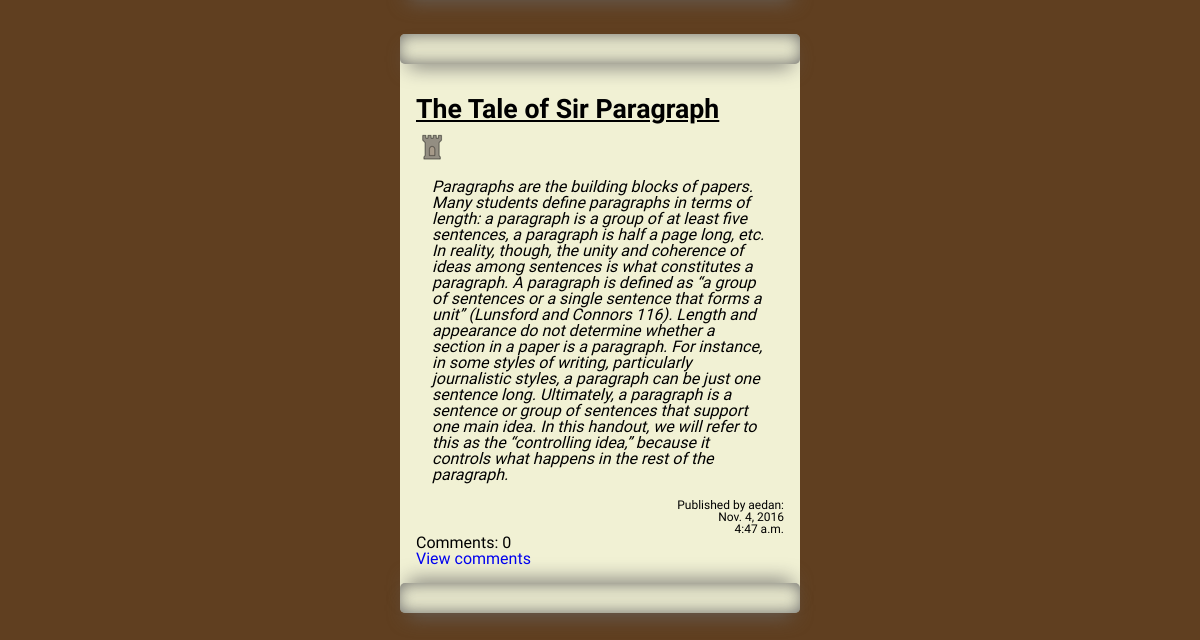
The app's page / (lower part), older data.
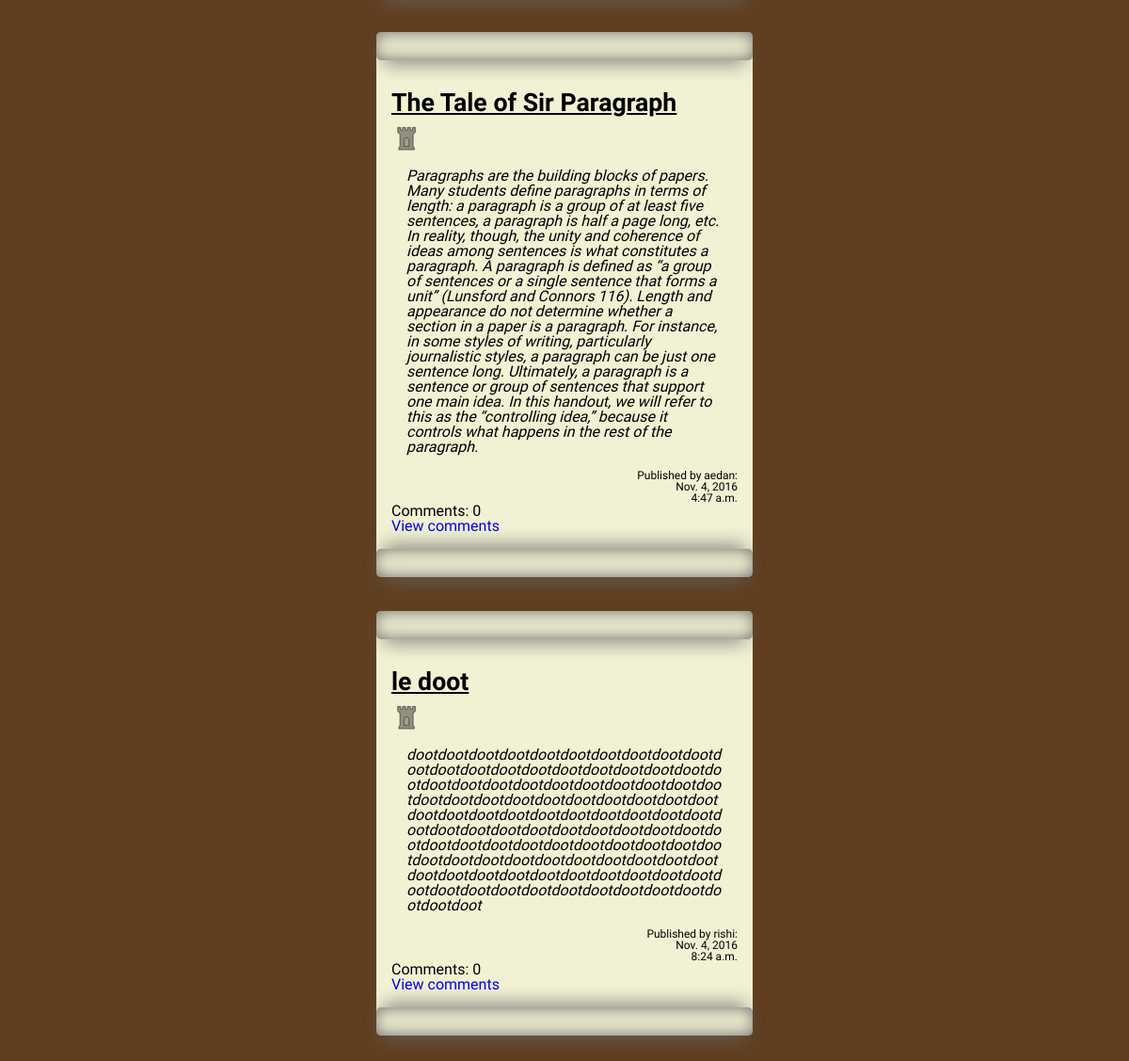
The same page, newer data.
### blog/models.py (models this page shows, shortened)
class Post(models.Model):
	author = models.ForeignKey('auth.User')
	title = models.CharField(max_length=200)
	text = models.TextField()
	created_date = models.DateTimeField(
		default=timezone.now)
	published_date = models.DateTimeField(
		blank = True, null = True)
	image = models.ImageField(upload_to='',default='default.png', blank=True)

### blog/views.py (the view)
# urls.py: url(r'^$', views.post_list, name='post_list'),
def post_list(request):
    posts = Post.objects.filter(published_date__lte=timezone.now()).order_by('published_date')
    return render(request, 'blog/post_list.html', {'posts': posts})

### blog/templates/blog/post_list.html (shortened to what this page needs)
{% extends 'blog/base.html' %}
{% block content %}
{% load staticfiles %}
	{% for post in posts %}
	<div class="post">
		<div class="post-roll post-header"></div>
		<div class="post-content">
	    <h1 class="post-title">{{ post.title }}</h1>
	    <img class="post-image image" src="/media/{{ post.image }}">
	    <p class="post-text">{{ post.text|linebreaksbr }}</p>
	    <p class="post-publish-info">Published by {{ post.author }}:</br>{{ post.published_date.date }}</br>{{ post.published_date.time }}</p>
	    <p class="post-comment-count">Comments: {{ post.comments.count }}</p>
	    {% if user.is_authenticated %}
	    <a href="{% url 'post_detail' pk=post.pk %}">Add a comment</a>
	    {% else %}
	    <a href="{% url 'post_detail' pk=post.pk %}">View comments</a>
	    {% endif %}
    </div>
		<div class="post-roll post-footer"></div>
	</div>
	{% endfor %}
{% endblock %}

Row changes from the older to the newer data that the page shows:
added Post: title "le doot", image (placeholder picture), text "dootdootdootdootdootdootdootdootdootdootdootdootdootdootdootdootdootdootdootdootdootdootdootdootdootdootdootdootdootdootdootdootdootdootdootdootdootdootdootdootdootdootdootdootdootdootdootdootdootdootdootdootdootdootdootdootdootdootdootdootdootdootdootdootdootdootdootdootdootdootdootdootdootdootdootdootdootdootdootdootdootdootdootdootdootdootdootdootdootdootdootdootdootdootdootdootdootdootdootdootdootdootdootdootdoot", author "rishi", published_date "Nov. 4, 2016", published_date.time "8:24 a.m.", comments.count "0"
